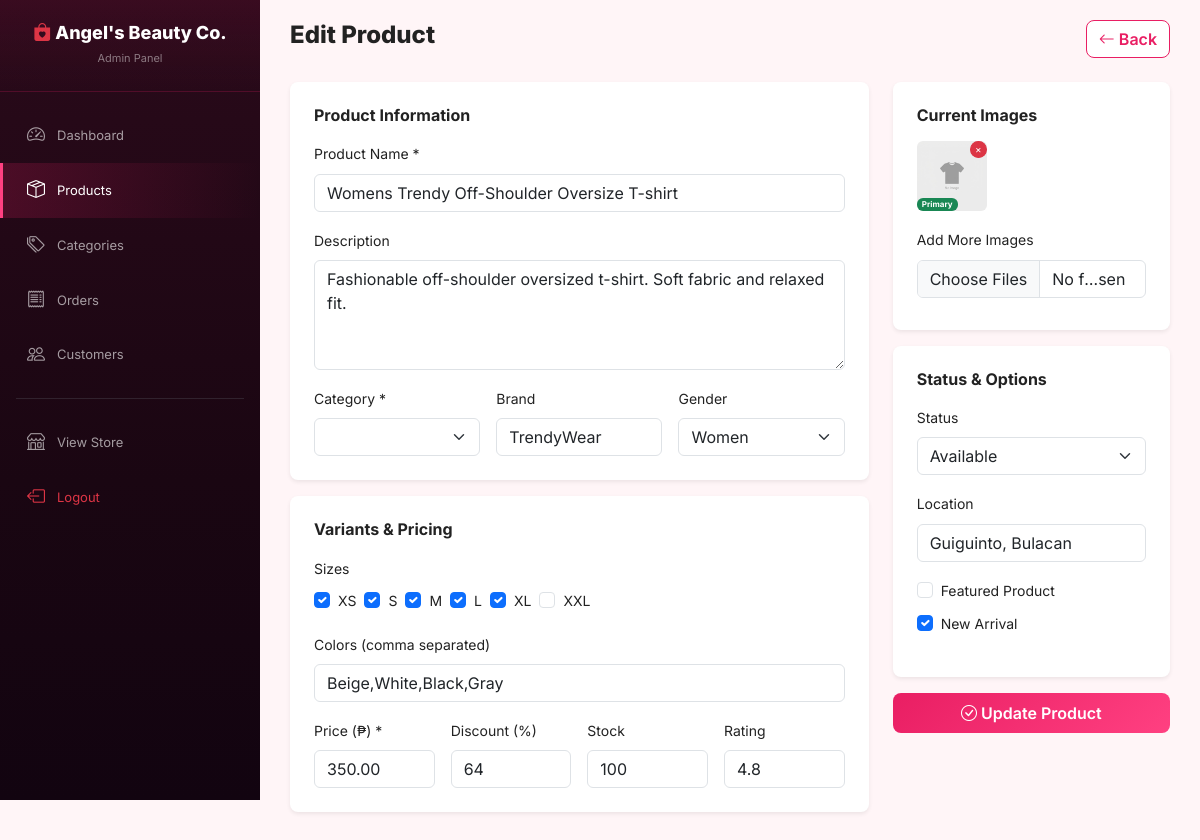
The page /admin/edit_product.php?id=12 (signed in) on the database as committed earlier.
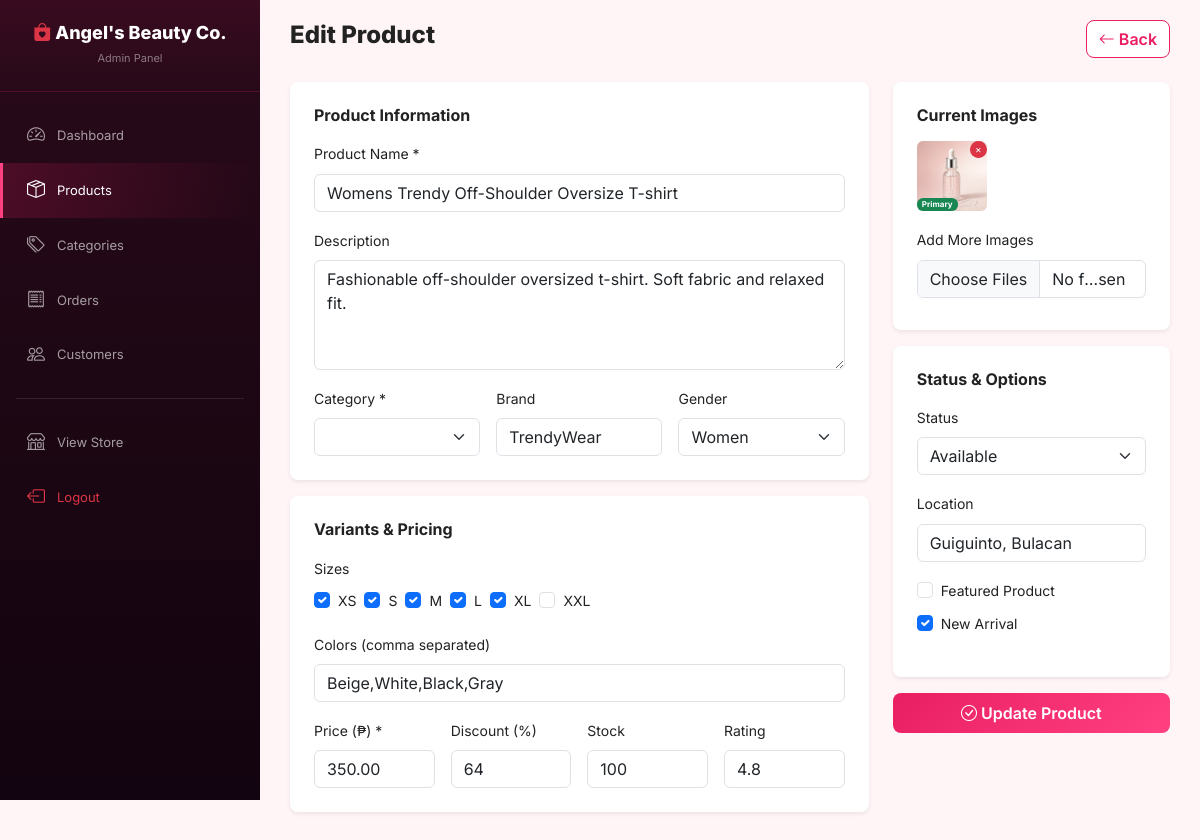
The same page on the database as committed later.
### tables this page shows
CREATE TABLE IF NOT EXISTS products (
    id INT AUTO_INCREMENT PRIMARY KEY,
    category_id INT NOT NULL,
    product_name VARCHAR(255) NOT NULL,
    description TEXT,
    brand VARCHAR(100) DEFAULT NULL,
    gender ENUM('Men', 'Women', 'Unisex') DEFAULT 'Unisex',
    sizes VARCHAR(255) DEFAULT NULL,
    colors VARCHAR(255) DEFAULT NULL,
    price DECIMAL(10,2) NOT NULL,
    discount INT DEFAULT 0,
    stock INT DEFAULT 0,
    rating DECIMAL(2,1) DEFAULT 4.5,
    sold INT DEFAULT 0,
    featured TINYINT(1) DEFAULT 0,
    new_arrival TINYINT(1) DEFAULT 0,
    location VARCHAR(255) DEFAULT NULL,
    status ENUM('Available', 'Out of Stock') DEFAULT 'Available',
    created_at TIMESTAMP DEFAULT CURRENT_TIMESTAMP,
    updated_at TIMESTAMP DEFAULT CURRENT_TIMESTAMP ON UPDATE CURRENT_TIMESTAMP,
    FOREIGN KEY (category_id) REFERENCES categories(id) ON DELETE CASCADE
);

CREATE TABLE IF NOT EXISTS product_images (
    id INT AUTO_INCREMENT PRIMARY KEY,
    product_id INT NOT NULL,
    image VARCHAR(255) NOT NULL,
    is_primary TINYINT(1) DEFAULT 0,
    created_at TIMESTAMP DEFAULT CURRENT_TIMESTAMP,
    FOREIGN KEY (product_id) REFERENCES products(id) ON DELETE CASCADE
);

### includes/functions.php (called while the page is built, shortened)
<?php
function getProductImages($pdo, $productId) {
    $stmt = $pdo->prepare("SELECT * FROM product_images WHERE product_id = ? ORDER BY is_primary DESC");
    $stmt->execute([$productId]);
    return $stmt->fetchAll();
}

### admin/edit_product.php (the view, shortened to what this page needs)
<?php
require_once __DIR__ . '/../includes/db.php';
require_once __DIR__ . '/../includes/functions.php';
$id = (int)($_GET['id'] ?? 0);
$stmt = $pdo->prepare("SELECT * FROM products WHERE id = ?");
$stmt->execute([$id]);
$product = $stmt->fetch();
$images = getProductImages($pdo, $id);
$existingSizes = $product['sizes'] ? explode(',', $product['sizes']) : [];
require_once __DIR__ . '/../includes/header.php';
require_once __DIR__ . '/includes/sidebar.php';
?>
<div class="admin-content">
    <div class="admin-header">
        <h2>Edit Product</h2>
        <a href="products.php" class="btn btn-shopee-outline"><i class="bi bi-arrow-left"></i> Back</a>
    </div>
    <form method="POST" enctype="multipart/form-data">
        <div class="row g-4">
            <div class="col-lg-8">
                <div class="bg-white rounded-3 shadow-sm p-4 mb-3">
                    <h6 class="fw-bold mb-3">Product Information</h6>
                    <div class="mb-3">
                        <label class="form-label small fw-600">Product Name *</label>
                        <input type="text" name="product_name" class="form-control" value="<?= htmlspecialchars($product['product_name']) ?>" required>
                    </div>
                    <div class="mb-3">
                        <label class="form-label small fw-600">Description</label>
                        <textarea name="description" class="form-control" rows="4"><?= htmlspecialchars($product['description'] ?? '') ?></textarea>
                    </div>
                    <div class="row g-3">
                        <div class="col-md-4">
                            <label class="form-label small fw-600">Category *</label>
                            <select name="category_id" class="form-select" required>
                            </select>
                        </div>
                        <div class="col-md-4">
                            <label class="form-label small fw-600">Brand</label>
                            <input type="text" name="brand" class="form-control" value="<?= htmlspecialchars($product['brand'] ?? '') ?>">
                        </div>
                        <div class="col-md-4">
                            <label class="form-label small fw-600">Gender</label>
                            <select name="gender" class="form-select">
                                <?php foreach (['Unisex','Men','Women'] as $g): ?>
                                <option value="<?= $g ?>" <?= $product['gender'] == $g ? 'selected' : '' ?>><?= $g ?></option>
                                <?php endforeach; ?>
                            </select>
                        </div>
                    </div>
                </div>
                <div class="bg-white rounded-3 shadow-sm p-4 mb-3">
                    <h6 class="fw-bold mb-3">Variants & Pricing</h6>
                    <div class="mb-3">
                        <label class="form-label small fw-600">Sizes</label>
                        <div class="d-flex flex-wrap gap-2">
                            <?php foreach (['XS','S','M','L','XL','XXL'] as $size): ?>
                            <div class="form-check">
                                <input class="form-check-input" type="checkbox" name="sizes[]" value="<?= $size ?>" id="size<?= $size ?>" <?= in_array($size, $existingSizes) ? 'checked' : '' ?>>
                                <label class="form-check-label small" for="size<?= $size ?>"><?= $size ?></label>
                            </div>
                            <?php endforeach; ?>
                        </div>
                    </div>
                    <div class="mb-3">
                        <label class="form-label small fw-600">Colors (comma separated)</label>
                        <input type="text" name="colors" class="form-control" value="<?= htmlspecialchars($product['colors'] ?? '') ?>">
                    </div>
                    <div class="row g-3">
                        <div class="col-md-3">
                            <label class="form-label small fw-600">Price (₱) *</label>
                            <input type="number" name="price" class="form-control" step="0.01" value="<?= $product['price'] ?>" required>
                        </div>
                        <div class="col-md-3">
                            <label class="form-label small fw-600">Discount (%)</label>
                            <input type="number" name="discount" class="form-control" min="0" max="100" value="<?= $product['discount'] ?>">
                        </div>
                        <div class="col-md-3">
                            <label class="form-label small fw-600">Stock</label>
                            <input type="number" name="stock" class="form-control" min="0" value="<?= $product['stock'] ?>">
                        </div>
                        <div class="col-md-3">
                            <label class="form-label small fw-600">Rating</label>
                            <input type="number" name="rating" class="form-control" step="0.1" min="0" max="5" value="<?= $product['rating'] ?>">
                        </div>
                    </div>
                </div>
            </div>
            <div class="col-lg-4">
                <div class="bg-white rounded-3 shadow-sm p-4 mb-3">
                    <h6 class="fw-bold mb-3">Current Images</h6>
                    <?php if (!empty($images)): ?>
                    <div class="d-flex flex-wrap gap-2 mb-3">
                        <?php foreach ($images as $img):
                            $imgSrc = file_exists(UPLOAD_PATH . $img['image']) ? UPLOAD_URL . $img['image'] : BASE_URL . 'assets/images/no-image.png';
                        ?>
                        <div class="position-relative">
                            <img src="<?= $imgSrc ?>" style="width:70px;height:70px;object-fit:cover;border-radius:6px" alt="">
                            <a href="edit_product.php?id=<?= $id ?>&delete_image=<?= $img['id'] ?>" class="btn btn-sm btn-danger position-absolute top-0 end-0" style="padding:0 4px;font-size:10px;border-radius:50%" onclick="return confirm('Delete this image?')">×</a>
                            <?php if ($img['is_primary']): ?><span class="badge bg-success position-absolute bottom-0 start-0" style="font-size:8px">Primary</span><?php endif; ?>
                        </div>
                        <?php endforeach; ?>
                    </div>
                    <?php else: ?>
                    <p class="text-muted small">No images uploaded.</p>
                    <?php endif; ?>
                    <label class="form-label small fw-600">Add More Images</label>
                    <input type="file" name="images[]" id="productImages" class="form-control" multiple accept="image/*">
                </div>
                <div class="bg-white rounded-3 shadow-sm p-4 mb-3">
                    <h6 class="fw-bold mb-3">Status & Options</h6>
                    <div class="mb-3">
                        <label class="form-label small fw-600">Status</label>
                        <select name="status" class="form-select">
                            <option value="Available" <?= $product['status'] == 'Available' ? 'selected' : '' ?>>Available</option>
                        </select>
                    </div>
                    <div class="mb-3">
                        <label class="form-label small fw-600">Location</label>
                        <input type="text" name="location" class="form-control" value="<?= htmlspecialchars($product['location'] ?? '') ?>">
                    </div>
                    <div class="form-check mb-2">
                        <input class="form-check-input" type="checkbox" name="featured" id="featured" <?= $product['featured'] ? 'checked' : '' ?>>
                        <label class="form-check-label small" for="featured">Featured Product</label>
                    </div>
                    <div class="form-check mb-3">
                        <input class="form-check-input" type="checkbox" name="new_arrival" id="newArrival" <?= $product['new_arrival'] ? 'checked' : '' ?>>
                        <label class="form-check-label small" for="newArrival">New Arrival</label>
                    </div>
                </div>
                <button type="submit" class="btn btn-shopee w-100 py-2"><i class="bi bi-check-circle"></i> Update Product</button>
            </div>
        </div>
    </form>
</div>
</body></html>

### includes/header.php (shortened to what this page needs)
<!DOCTYPE html>
<html lang="en">
<head>
    <link href="https://cdn.jsdelivr.net/npm/bootstrap@5.3.2/dist/css/bootstrap.min.css" rel="stylesheet">
    <link href="https://cdn.jsdelivr.net/npm/bootstrap-icons@1.11.3/font/bootstrap-icons.css" rel="stylesheet">
    <link href="<?= BASE_URL ?>assets/css/style.css" rel="stylesheet">
</head>
<body>

### admin/includes/sidebar.php (shortened to what this page needs)
<?php
$currentPage = basename($_SERVER['PHP_SELF']);
?>
<aside class="admin-sidebar">
    <div class="sidebar-brand">
        <h4><i class="bi bi-bag-heart-fill text-danger"></i> Angel's Beauty Co.</h4>
        <small>Admin Panel</small>
    </div>
    <nav class="mt-3">
        <a href="dashboard.php" class="nav-link <?= $currentPage === 'dashboard.php' ? 'active' : '' ?>">
            <i class="bi bi-speedometer2"></i> Dashboard
        </a>
        <a href="products.php" class="nav-link <?= in_array($currentPage, ['products.php','add_product.php','edit_product.php']) ? 'active' : '' ?>">
            <i class="bi bi-box-seam"></i> Products
        </a>
        <a href="categories.php" class="nav-link <?= $currentPage === 'categories.php' ? 'active' : '' ?>">
            <i class="bi bi-tags"></i> Categories
        </a>
        <a href="orders.php" class="nav-link <?= $currentPage === 'orders.php' ? 'active' : '' ?>">
            <i class="bi bi-receipt"></i> Orders
        </a>
        <a href="customers.php" class="nav-link <?= $currentPage === 'customers.php' ? 'active' : '' ?>">
            <i class="bi bi-people"></i> Customers
        </a>
        <hr class="border-secondary mx-3">
        <a href="<?= CLIENT_URL ?>home.php" class="nav-link" target="_blank">
            <i class="bi bi-shop"></i> View Store
        </a>
        <a href="logout.php" class="nav-link text-danger">
            <i class="bi bi-box-arrow-left"></i> Logout
        </a>
    </nav>
</aside>

### assets/css/style.css (style rules this page uses)
:root { --primary: #E91E63; --primary-dark: #C2185B; --primary-deeper: #AD1457; --primary-light: #F06292; --primary-pale: #FCE4EC; --primary-glow: rgba(233, 30, 99, 0.35); --secondary: #222; --accent: #FF4081; --accent-light: #FF80AB; --bg-light: #FFF5F7; --bg-white: #fff; --text-dark: #222; --text-muted: #757575; --text-light: #999; --border: #F3D5DE; --shadow-sm: 0 1px 4px rgba(233,30,99,.08); --shadow-md: 0 4px 18px rgba(233,30,99,.13); --shadow-lg: 0 8px 36px rgba(233,30,99,.18); --shadow-glow: 0 0 20px rgba(233,30,99,.2); --radius: 8px; --radius-lg: 14px; --transition: all .28s cubic-bezier(.4,0,.2,1); --gold: #ffc107; }
* { margin:0; padding:0; box-sizing:border-box; }
body { font-family:'Inter',sans-serif; background:var(--bg-light); color:var(--text-dark); line-height:1.6; }
a { text-decoration:none; color:inherit; }
img { max-width:100%; height:auto; }
.admin-sidebar { width: 260px; background: linear-gradient(180deg, #2a0a1a 0%, #1a0612 60%, #120410 100%); min-height: 100vh; position: fixed; left: 0; top: 0; z-index: 1001; transition: var(--transition); overflow-y: auto; }
.admin-sidebar .sidebar-brand { padding: 22px 20px; text-align: center; border-bottom: 1px solid rgba(233,30,99,.15); background: linear-gradient(180deg, rgba(233,30,99,.08), transparent); }
.admin-sidebar .sidebar-brand h4 { color:#fff; font-weight:800; font-size:18px; margin:0; }
.admin-sidebar .sidebar-brand small { color:rgba(255,255,255,.45); font-size:11px; }
.admin-sidebar .nav-link { color: rgba(255,255,255,.6); padding: 13px 22px; font-size: 13px; display: flex; align-items: center; gap: 10px; transition: var(--transition); border-left: 3px solid transparent; }
.admin-sidebar .nav-link.active { color: #fff; background: linear-gradient(90deg, rgba(233,30,99,.2), transparent); border-left-color: var(--accent); }
.admin-sidebar .nav-link i { font-size:18px; width:22px; text-align:center; }
.admin-content { margin-left:260px; padding:20px 30px; min-height:100vh; background:var(--bg-light); }
.admin-header { display:flex; justify-content:space-between; align-items:center; margin-bottom:24px; }
.admin-header h2 { font-weight:800; font-size:24px; }
.btn-shopee { background: linear-gradient(135deg, var(--primary), var(--accent)); color: #fff; border: none; font-weight: 600; transition: var(--transition); border-radius: var(--radius); }
.btn-shopee-outline { background: #fff; color: var(--primary); border: 1.5px solid var(--primary); font-weight: 600; transition: var(--transition); border-radius: var(--radius); }

Rows that differ between the two databases and show on the page:
changed product_images: image: picture added in place of a placeholder
